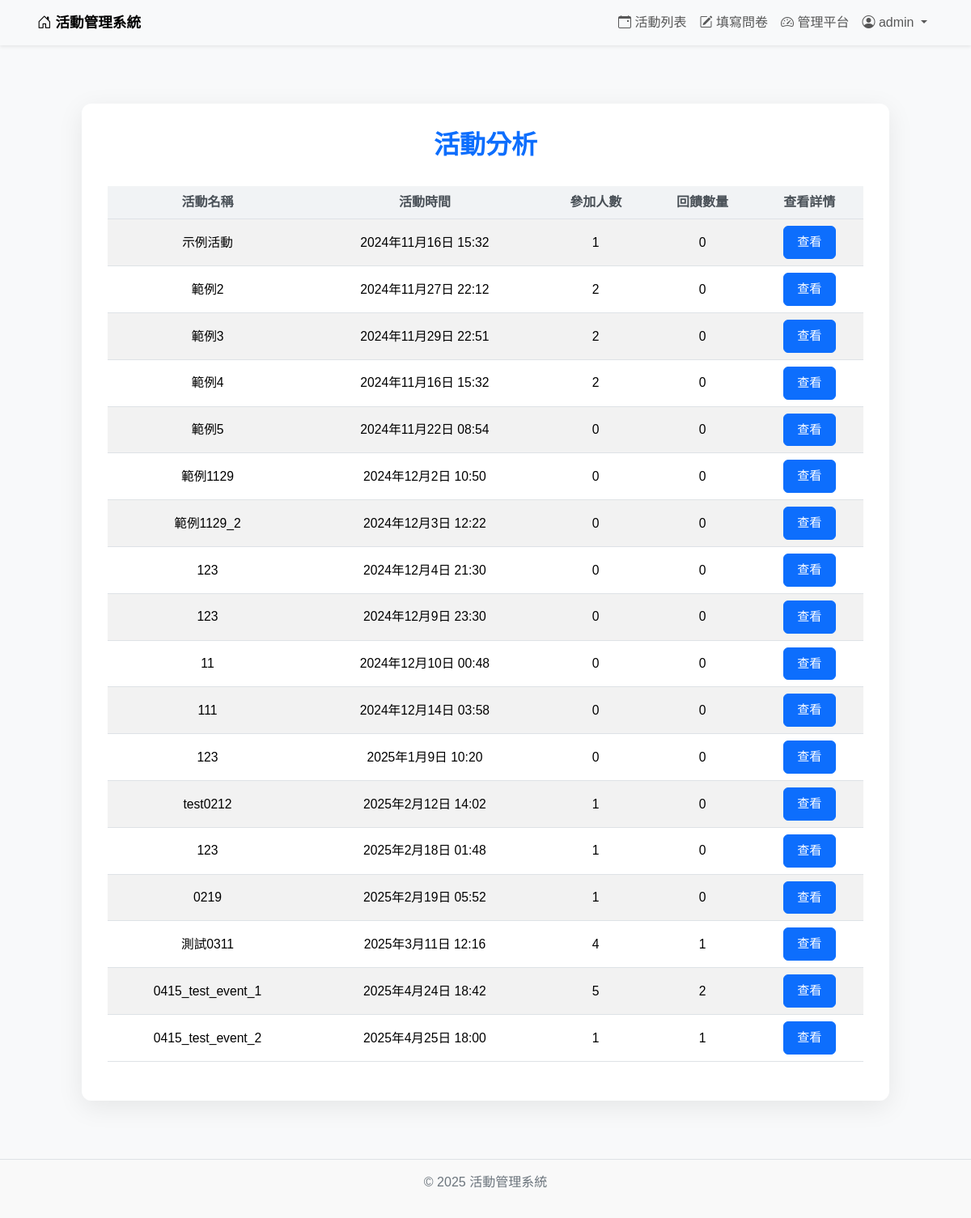
/feedback/event_analysis/ (signed in), run on an earlier commit of the app's database.
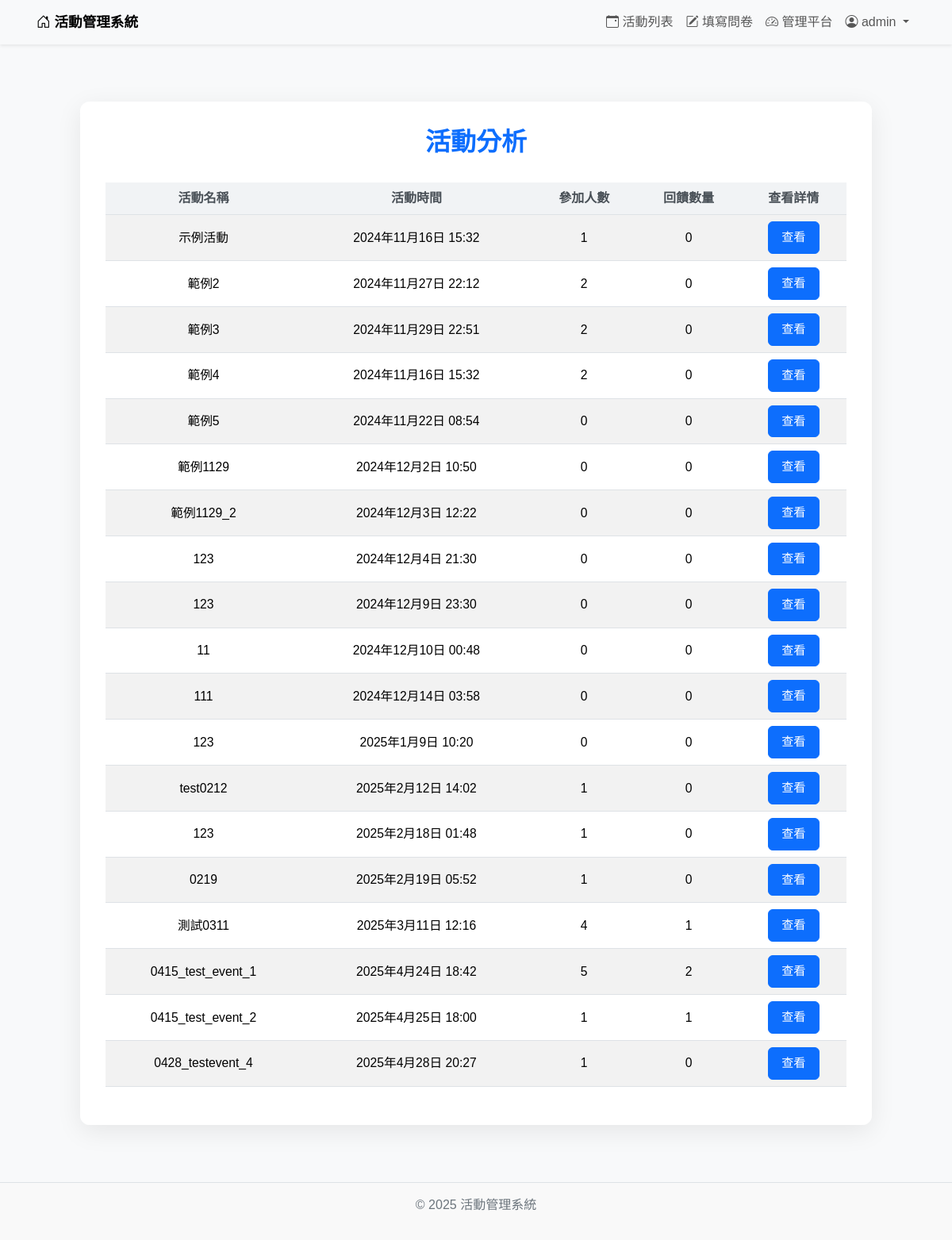
And on a later commit of the database.
### events/models.py (models this page shows, shortened)
class Event(models.Model):
    ACTIVITY_TYPES = [
        ('lecture', '講座'),
        ('seminar', '研討會'),
    ]
    STATUS_CHOICES = [
        ('open', '報名中'),
        ('closed', '報名截止'),
        ('not_open', '尚未開放報名'),
    ]
    name = models.CharField(max_length=200)
    description = models.TextField()
    event_time = models.DateTimeField()
    end_time = models.DateTimeField()
    location = models.CharField(max_length=200)
    capacity_limit = models.PositiveIntegerField()
    registration_start = models.DateTimeField()
    registration_end = models.DateTimeField()
    activity_type = models.CharField(max_length=20, choices=ACTIVITY_TYPES)
    status = models.CharField(max_length=20, choices=STATUS_CHOICES, default='not_open')
    published_time = models.DateTimeField(auto_now_add=True)
    updated_time = models.DateTimeField(auto_now=True)
    poster = models.ImageField(upload_to='posters/', blank=True, null=True)
    language = models.CharField(max_length=100, blank=True, null=True)
    managers = models.ManyToManyField(User, related_name='managed_events', blank=True)

### feedback/views.py (the view)
# urls.py: path('event_analysis/', views.event_analysis, name='event_analysis'),
@login_required
def event_analysis(request):
    user = request.user
    if user.is_staff:
        events = Event.objects.all()
    else:
        events = Event.objects.filter(managers=user)
    event_data = []
    for event in events:
        registrations_count = Registration.objects.filter(event=event, status='registered').count()
        form = Form.objects.filter(event=event).first()
        feedback_count = Response.objects.filter(form=form).count() if form else 0
        event_data.append({
            'event': event,
            'registrations_count': registrations_count,
            'feedback_count': feedback_count,
        })
    return render(request, 'feedback/event_analysis.html', {
        'event_data': event_data
    })

### events/context_processors.py (called while the page is built)
def is_event_manager(request):
    if request.user.is_authenticated:
        return {
            'is_event_manager': Event.objects.filter(managers=request.user).exists()
        }
    return {'is_event_manager': False}

### templates/feedback/event_analysis.html (shortened to what this page needs)
{% extends 'base.html' %}
{% block content %}
<div class="analysis-container">
  <h1>活動分析</h1>
  <div class="table-responsive">
    <table class="table table-striped">
      <thead>
        <tr>
          <th>活動名稱</th>
          <th>活動時間</th>
          <th>參加人數</th>
          <th>回饋數量</th>
          <th>查看詳情</th>
        </tr>
      </thead>
      <tbody>
        {% for data in event_data %}
        <tr>
          <td>{{ data.event.name }}</td>
          <td>{{ data.event.event_time }}</td>
          <td>{{ data.registrations_count }}</td>
          <td>{{ data.feedback_count }}</td>
          <td>
            <a href="{% url 'check_detail' data.event.id %}" class="btn btn-primary">查看</a>
          </td>
        </tr>
        {% empty %}
        <tr>
          <td colspan="5" class="text-center">尚無活動記錄</td>
        </tr>
        {% endfor %}
      </tbody>
    </table>
  </div>
</div>
{% endblock %}

What changed in the data, as far as the page shows it:
added Event: event.name "0428_testevent_4", event.event_time "2025年4月28日 20:27", registrations_count "1", feedback_count "0"
